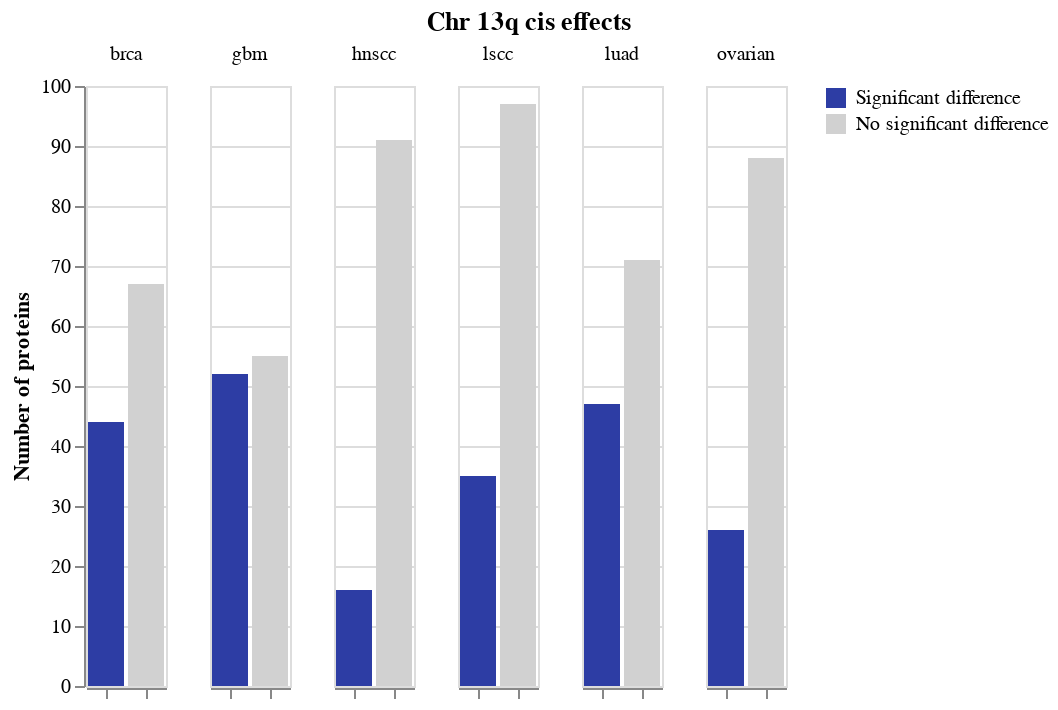

Here is the notebook cell this chart was saved with:
### Markdown cell above
## Make Plots

### Code cell
alt.Chart(counts).mark_bar().encode(
    x=alt.X(
        "count_type",
        axis=alt.Axis(
            title=None,
            labels=False
        ),
        sort=["Significant difference"]
    ),
    y=alt.Y(
        "protein",
        axis=alt.Axis(
            title="Number of proteins"
        )
    ),
    color=alt.Color(
        "count_type",
        title=None,
        sort=["Significant difference"],
        scale=alt.Scale(
            domain=["Significant difference", "No significant difference"],
            range=["#2d3da4", "#d1d1d1"]
        )
    )
).facet(
    column=alt.Column(
        "cancer_type",
        title=None
    )
).properties(
    title=f"Chr {CHROMOSOME}{ARM} {TRANS_OR_CIS} effects"
).configure_title(
    anchor="middle"
)

### Figure 1 — Vega-Lite specification as saved in the notebook (floating-point values rounded to 4 significant figures)
{"config": {"view": {"continuousWidth": 400, "continuousHeight": 300}, "title": {"anchor": "middle"}}, "data": {"name": "data-ef61ac8f0ccd21e007b870d548a79c46"}, "facet": {"column": {"type": "nominal", "field": "cancer_type", "title": null}}, "spec": {"mark": "bar", "encoding": {"color": {"type": "nominal", "field": "count_type", "scale": {"domain": ["Significant difference", "No significant difference"], "range": ["#2d3da4", "#d1d1d1"]}, "sort": ["Significant difference"], "title": null}, "x": {"type": "nominal", "axis": {"labels": false, "title": null}, "field": "count_type", "sort": ["Significant difference"]}, "y": {"type": "quantitative", "axis": {"title": "Number of proteins"}, "field": "protein"}}}, "title": "Chr 13q cis effects", "$schema": "https://vega.github.io/schema/vega-lite/v4.8.1.json", "datasets": {"data-ef61ac8f0ccd21e007b870d548a79c46": [{"cancer_type": "brca", "count_type": "Significant difference", "protein": 44}, {"cancer_type": "brca", "count_type": "No significant difference", "protein": 67}, {"cancer_type": "gbm", "count_type": "Significant difference", "protein": 52}, {"cancer_type": "gbm", "count_type": "No significant difference", "protein": 55}, {"cancer_type": "hnscc", "count_type": "Significant difference", "protein": 16}, {"cancer_type": "hnscc", "count_type": "No significant difference", "protein": 91}, {"cancer_type": "lscc", "count_type": "Significant difference", "protein": 35}, {"cancer_type": "lscc", "count_type": "No significant difference", "protein": 97}, {"cancer_type": "luad", "count_type": "Significant difference", "protein": 47}, {"cancer_type": "luad", "count_type": "No significant difference", "protein": 71}, {"cancer_type": "ovarian", "count_type": "Significant difference", "protein": 26}, {"cancer_type": "ovarian", "count_type": "No significant difference", "protein": 88}]}}
